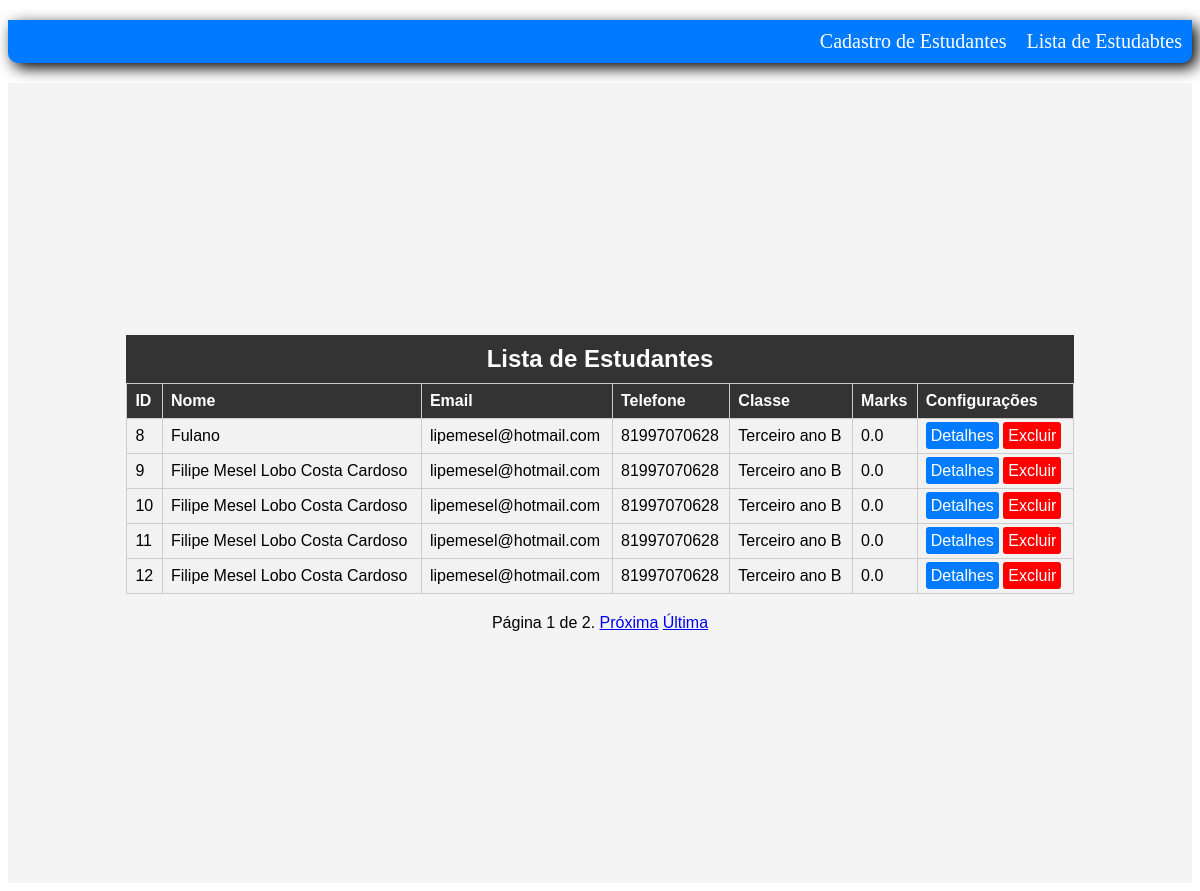
/home/, run on the app's committed database.
### core/models.py (models this page shows)
class StudentModel(models.Model):
    nome = models.CharField(max_length=100)
    telefone = models.CharField(max_length=100)
    email = models.CharField(max_length=100)
    classe = models.CharField(max_length=100)
    marks = models.FloatField(default=0.0)
    def __str__(self):
        return self.nome

### core/views.py (the view)
# urls.py: 2. Add a URL to urlpatterns:  path('', views.home, name='home')
def home(request):
    entidades = StudentModel.objects.all()
    estudantes_por_pagina = 5
    page_number = request.GET.get('page', 1)
    page_number = int(page_number)
    start_index = (page_number - 1) * estudantes_por_pagina
    end_index = start_index + estudantes_por_pagina
    estudantes_da_pagina = entidades[start_index:end_index]
    print(estudantes_da_pagina)
    paginator = Paginator(entidades, estudantes_por_pagina)
    page = paginator.get_page(page_number)
    return render(request, 'home.html', {'page': page, 'estudantes_da_pagina': estudantes_da_pagina})

### core/templates/home.html (shortened to what this page needs)
<!DOCTYPE html>
{% load static %}
<html>
<head>
    <link rel="stylesheet" href="{% static 'css/styles.css' %}">
</head>
<body>
    <ul class="sidebar-nav">
        <li><a href="{% url 'cadastrar_entidade' %}">Cadastro de Estudantes</a></li>
        <li><a href="{% url 'home' %}">Lista de Estudabtes</a></li>
    </ul>
    <div class="lista_alimentos_body">
        <table>
            <caption>Lista de Estudantes</caption>
            <thead>
                <tr>
                    <th>ID</th>
                    <th>Nome</th>
                    <th>Email</th>
                    <th>Telefone</th>
                    <th>Classe</th>
                    <th>Marks</th>
                    <th>Configurações</th>
                </tr>
            </thead>
            <tbody class="lista_alimentos_ul">
                {% for estudante in estudantes_da_pagina %}
                <tr class="lista_alimentos_li">
                    <td>{{ estudante.id }}</td>
                    <td>{{ estudante.nome }}</td>
                    <td>{{ estudante.email }}</td>
                    <td>{{ estudante.telefone }}</td>
                    <td>{{ estudante.classe }}</td>
                    <td>{{ estudante.marks }}</td>
                    <td>
                        <a href="{% url 'editar_entidade' estudante.id %}" class="details-form-button">Detalhes</a>
                        <a href="{% url 'deletar_entidade' estudante.id %}" class="delete-form-button">Excluir</a>
                    </td>
                </tr>
                {% endfor %}
            </tbody>
        </table>
        <div class="pagination">
            <span>Página {{ page.number }} de {{ page.paginator.num_pages }}.</span>
            {% if page.has_next %}
            <a href="?page={{ page.next_page_number }}">Próxima</a>
            <a href="?page={{ page.paginator.num_pages }}">Última</a>
            {% endif %}
        </div>
    </div>
</body>
</html>

### core/static/css/styles.css (style rules this page uses)
.lista_alimentos_body { font-family: Arial, sans-serif; background-color: #f4f4f4; margin: 0; padding: 0; display: flex; flex-direction: column; align-items: center; justify-content: center; height: 100vh; }
.lista_alimentos_ul { list-style-type: none; padding: 0; }
.lista_alimentos_li { margin-bottom: 10px; }
.sidebar-nav { list-style-type: none; padding: 0; color: #fff; font-size: 20px; background-color: #007bff; display: flex; justify-content: flex-end; border-radius: 0px 0px 10px 10px; -webkit-box-shadow: 5px 5px 15px 5px #000000; box-shadow: 5px 5px 15px 0px #000000; }
.sidebar-nav li { padding: 10px; }
.sidebar-nav li a { text-decoration: none; color: #fff; transition: background-color 0.3s; }
table { border-collapse: collapse; width: 80%; margin: 0 auto; }
th, td { border: 1px solid #ccc; padding: 8px; text-align: left; }
th { background-color: #333; color: #fff; }
td { background-color: #f2f2f2; }
caption { font-size: 24px; font-weight: bold; text-align: center; padding: 10px; background-color: #333; color: #fff; }
.pagination { text-align: center; margin-top: 20px; }
.details-form-button { text-decoration: none; padding: 5px; background-color: #007bff; color: #fff; border: none; border-radius: 3px; cursor: pointer; }
.delete-form-button { text-decoration: none; padding: 5px; background-color: #ff0000; color: #fff; border: none; border-radius: 3px; cursor: pointer; }

### data on the page
StudentModel: id "8", nome "Fulano", email "lipemesel@hotmail.com", telefone "81997070628", classe "Terceiro ano B", marks "0.0"
StudentModel: id "9", nome "Filipe Mesel Lobo Costa Cardoso", email "lipemesel@hotmail.com", telefone "81997070628", classe "Terceiro ano B", marks "0.0"
StudentModel: id "10", nome "Filipe Mesel Lobo Costa Cardoso", email "lipemesel@hotmail.com", telefone "81997070628", classe "Terceiro ano B", marks "0.0"
StudentModel: id "11", nome "Filipe Mesel Lobo Costa Cardoso", email "lipemesel@hotmail.com", telefone "81997070628", classe "Terceiro ano B", marks "0.0"
StudentModel: id "12", nome "Filipe Mesel Lobo Costa Cardoso", email "lipemesel@hotmail.com", telefone "81997070628", classe "Terceiro ano B", marks "0.0"

### other printed values
{{ page.number }} "1"
{{ page.paginator.num_pages }} "2"
